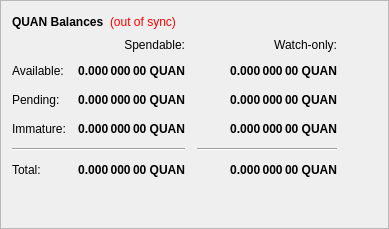
        <widget class="QFrame" name="frame">
         <property name="frameShape">
          <enum>QFrame::StyledPanel</enum>
         </property>
         <property name="frameShadow">
          <enum>QFrame::Raised</enum>
         </property>
         <layout class="QVBoxLayout" name="verticalLayout_4">
          <item>
           <layout class="QHBoxLayout" name="horizontalLayout_4">
            <item>
             <widget class="QLabel" name="label_5">
              <property name="font">
               <font>
                <weight>75</weight>
                <bold>true</bold>
               </font>
              </property>
              <property name="text">
               <string>QUAN Balances</string>
              </property>
             </widget>
            </item>
            <item>
             <widget class="QLabel" name="labelWalletStatus">
              <property name="cursor">
               <cursorShape>WhatsThisCursor</cursorShape>
              </property>
              <property name="toolTip">
               <string>The displayed information may be out of date. Your wallet automatically synchronizes with the QuantisNET network after a connection is established, but this process has not completed yet.</string>
              </property>
              <property name="styleSheet">
               <string notr="true">QLabel { color: red; }</string>
              </property>
              <property name="text">
               <string notr="true">(out of sync)</string>
              </property>
              <property name="alignment">
               <set>Qt::AlignLeading|Qt::AlignLeft|Qt::AlignVCenter</set>
              </property>
             </widget>
            </item>
            <item>
             <spacer name="horizontalSpacer_3">
              <property name="orientation">
               <enum>Qt::Horizontal</enum>
              </property>
              <property name="sizeHint" stdset="0">
               <size>
                <width>40</width>
                <height>20</height>
               </size>
              </property>
             </spacer>
            </item>
           </layout>
          </item>
          <item>
           <layout class="QGridLayout" name="gridLayout">
            <property name="spacing">
             <number>12</number>
            </property>
            <item row="2" column="2">
             <widget class="QLabel" name="labelWatchPending">
              <property name="font">
               <font>
                <weight>75</weight>
                <bold>true</bold>
               </font>
              </property>
              <property name="cursor">
               <cursorShape>IBeamCursor</cursorShape>
              </property>
              <property name="toolTip">
               <string>Unconfirmed transactions to watch-only addresses</string>
              </property>
              <property name="text">
               <string notr="true">0.000 000 00 QUAN</string>
              </property>
              <property name="alignment">
               <set>Qt::AlignRight|Qt::AlignTrailing|Qt::AlignVCenter</set>
              </property>
              <property name="textInteractionFlags">
               <set>Qt::LinksAccessibleByMouse|Qt::TextSelectableByKeyboard|Qt::TextSelectableByMouse</set>
              </property>
             </widget>
            </item>
            <item row="2" column="1">
             <widget class="QLabel" name="labelUnconfirmed">
              <property name="font">
               <font>
                <weight>75</weight>
                <bold>true</bold>
               </font>
              </property>
              <property name="cursor">
               <cursorShape>IBeamCursor</cursorShape>
              </property>
              <property name="toolTip">
               <string>Total of transactions that have yet to be confirmed, and do not yet count toward the spendable balance</string>
              </property>
              <property name="text">
               <string notr="true">0.000 000 00 QUAN</string>
              </property>
              <property name="alignment">
               <set>Qt::AlignRight|Qt::AlignTrailing|Qt::AlignVCenter</set>
              </property>
              <property name="textInteractionFlags">
               <set>Qt::LinksAccessibleByMouse|Qt::TextSelectableByKeyboard|Qt::TextSelectableByMouse</set>
              </property>
             </widget>
            </item>
            <item row="3" column="2">
             <widget class="QLabel" name="labelWatchImmature">
              <property name="font">
               <font>
                <weight>75</weight>
                <bold>true</bold>
               </font>
              </property>
              <property name="cursor">
               <cursorShape>IBeamCursor</cursorShape>
              </property>
              <property name="toolTip">
               <string>Staked or masternode rewards in watch-only addresses that has not yet matured</string>
              </property>
              <property name="text">
               <string notr="true">0.000 000 00 QUAN</string>
              </property>
              <property name="alignment">
               <set>Qt::AlignRight|Qt::AlignTrailing|Qt::AlignVCenter</set>
              </property>
              <property name="textInteractionFlags">
               <set>Qt::LinksAccessibleByMouse|Qt::TextSelectableByKeyboard|Qt::TextSelectableByMouse</set>
              </property>
             </widget>
            </item>
            <item row="4" column="0" colspan="2">
             <widget class="Line" name="lineSpendableBalance">
              <property name="orientation">
               <enum>Qt::Horizontal</enum>
              </property>
             </widget>
            </item>
            <item row="4" column="2">
             <widget class="Line" name="lineWatchBalance">
              <property name="sizePolicy">
               <sizepolicy hsizetype="Preferred" vsizetype="Fixed">
                <horstretch>0</horstretch>
                <verstretch>0</verstretch>
               </sizepolicy>
              </property>
              <property name="minimumSize">
               <size>
                <width>140</width>
                <height>0</height>
               </size>
              </property>
              <property name="orientation">
               <enum>Qt::Horizontal</enum>
              </property>
             </widget>
            </item>
            <item row="5" column="0">
             <widget class="QLabel" name="labelTotalText">
              <property name="text">
               <string>Total:</string>
              </property>
             </widget>
            </item>
            <item row="3" column="1">
             <widget class="QLabel" name="labelImmature">
              <property name="font">
               <font>
                <weight>75</weight>
                <bold>true</bold>
               </font>
              </property>
              <property name="cursor">
               <cursorShape>IBeamCursor</cursorShape>
              </property>
              <property name="toolTip">
               <string>Staked or masternode rewards that has not yet matured</string>
              </property>
              <property name="text">
               <string notr="true">0.000 000 00 QUAN</string>
              </property>
              <property name="alignment">
               <set>Qt::AlignRight|Qt::AlignTrailing|Qt::AlignVCenter</set>
              </property>
              <property name="textInteractionFlags">
               <set>Qt::LinksAccessibleByMouse|Qt::TextSelectableByKeyboard|Qt::TextSelectableByMouse</set>
              </property>
             </widget>
            </item>
            <item row="2" column="3">
             <spacer name="horizontalSpacer_2">
              <property name="orientation">
               <enum>Qt::Horizontal</enum>
              </property>
              <property name="sizeHint" stdset="0">
               <size>
                <width>40</width>
                <height>20</height>
               </size>
              </property>
             </spacer>
            </item>
            <item row="3" column="0">
             <widget class="QLabel" name="labelImmatureText">
              <property name="text">
               <string>Immature:</string>
              </property>
             </widget>
            </item>
            <item row="5" column="1">
             <widget class="QLabel" name="labelTotal">
              <property name="font">
               <font>
                <weight>75</weight>
                <bold>true</bold>
               </font>
              </property>
              <property name="cursor">
               <cursorShape>IBeamCursor</cursorShape>
              </property>
              <property name="toolTip">
               <string>Your current total balance</string>
              </property>
              <property name="text">
               <string notr="true">0.000 000 00 QUAN</string>
              </property>
              <property name="alignment">
               <set>Qt::AlignRight|Qt::AlignTrailing|Qt::AlignVCenter</set>
              </property>
              <property name="textInteractionFlags">
               <set>Qt::LinksAccessibleByMouse|Qt::TextSelectableByKeyboard|Qt::TextSelectableByMouse</set>
              </property>
             </widget>
            </item>
            <item row="5" column="2">
             <widget class="QLabel" name="labelWatchTotal">
              <property name="font">
               <font>
                <weight>75</weight>
                <bold>true</bold>
               </font>
              </property>
              <property name="cursor">
               <cursorShape>IBeamCursor</cursorShape>
              </property>
              <property name="toolTip">
               <string>Current total balance in watch-only addresses</string>
              </property>
              <property name="text">
               <string notr="true">0.000 000 00 QUAN</string>
              </property>
              <property name="alignment">
               <set>Qt::AlignRight|Qt::AlignTrailing|Qt::AlignVCenter</set>
              </property>
              <property name="textInteractionFlags">
               <set>Qt::LinksAccessibleByMouse|Qt::TextSelectableByKeyboard|Qt::TextSelectableByMouse</set>
              </property>
             </widget>
            </item>
            <item row="0" column="2">
             <widget class="QLabel" name="labelWatchonly">
              <property name="text">
               <string>Watch-only:</string>
              </property>
              <property name="alignment">
               <set>Qt::AlignRight|Qt::AlignTrailing|Qt::AlignVCenter</set>
              </property>
             </widget>
            </item>
            <item row="1" column="0">
             <widget class="QLabel" name="labelBalanceText">
              <property name="text">
               <string>Available:</string>
              </property>
             </widget>
            </item>
            <item row="1" column="1">
             <widget class="QLabel" name="labelBalance">
              <property name="font">
               <font>
                <weight>75</weight>
                <bold>true</bold>
               </font>
              </property>
              <property name="cursor">
               <cursorShape>IBeamCursor</cursorShape>
              </property>
              <property name="toolTip">
               <string>Your current spendable balance</string>
              </property>
              <property name="text">
               <string notr="true">0.000 000 00 QUAN</string>
              </property>
              <property name="alignment">
               <set>Qt::AlignRight|Qt::AlignTrailing|Qt::AlignVCenter</set>
              </property>
              <property name="textInteractionFlags">
               <set>Qt::LinksAccessibleByMouse|Qt::TextSelectableByKeyboard|Qt::TextSelectableByMouse</set>
              </property>
             </widget>
            </item>
            <item row="1" column="2">
             <widget class="QLabel" name="labelWatchAvailable">
              <property name="font">
               <font>
                <weight>75</weight>
                <bold>true</bold>
               </font>
              </property>
              <property name="cursor">
               <cursorShape>IBeamCursor</cursorShape>
              </property>
              <property name="toolTip">
               <string>Your current balance in watch-only addresses</string>
              </property>
              <property name="text">
               <string notr="true">0.000 000 00 QUAN</string>
              </property>
              <property name="alignment">
               <set>Qt::AlignRight|Qt::AlignTrailing|Qt::AlignVCenter</set>
              </property>
              <property name="textInteractionFlags">
               <set>Qt::LinksAccessibleByMouse|Qt::TextSelectableByKeyboard|Qt::TextSelectableByMouse</set>
              </property>
             </widget>
            </item>
            <item row="2" column="0">
             <widget class="QLabel" name="labelPendingText">
              <property name="text">
               <string>Pending:</string>
              </property>
             </widget>
            </item>
            <item row="0" column="1">
             <widget class="QLabel" name="labelSpendable">
              <property name="text">
               <string>Spendable:</string>
              </property>
              <property name="alignment">
               <set>Qt::AlignRight|Qt::AlignTrailing|Qt::AlignVCenter</set>
              </property>
             </widget>
            </item>
           </layout>
          </item>
          <item>
           <spacer name="verticalSpacer_4">
            <property name="orientation">
             <enum>Qt::Vertical</enum>
            </property>
            <property name="sizeHint" stdset="0">
             <size>
              <width>20</width>
              <height>40</height>
             </size>
            </property>
           </spacer>
          </item>
         </layout>
        </widget>
